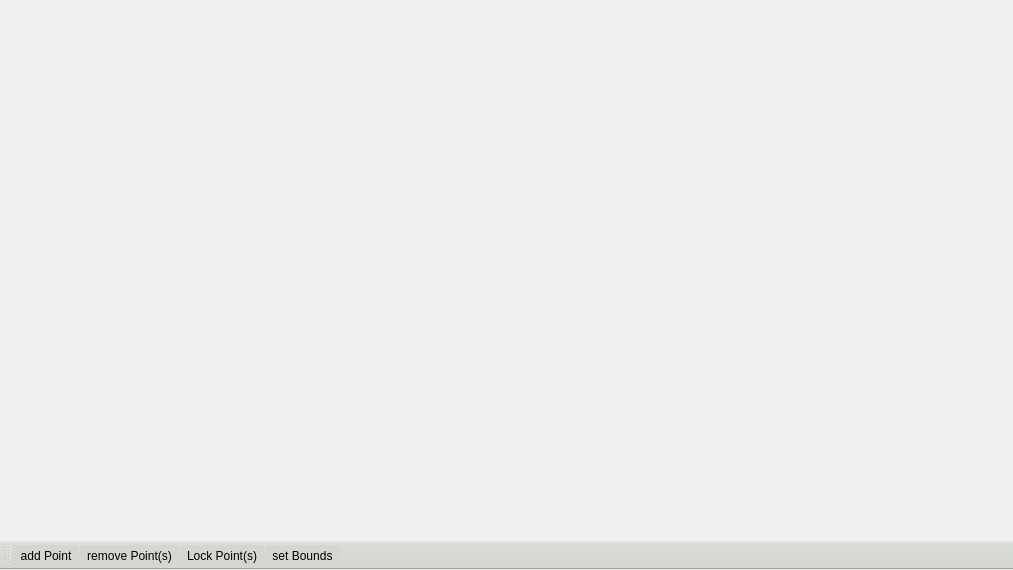
<?xml version="1.0" encoding="UTF-8"?>
<ui version="4.0">
 <class>foil</class>
 <widget class="QMainWindow" name="foil">
  <property name="geometry">
   <rect>
    <x>0</x>
    <y>0</y>
    <width>1013</width>
    <height>570</height>
   </rect>
  </property>
  <property name="windowTitle">
   <string>FoilBoXX</string>
  </property>
  <property name="styleSheet">
   <string notr="true"/>
  </property>
  <widget class="QWidget" name="centralwidget">
   <layout class="QGridLayout" name="gridLayout">
    <item row="0" column="0">
     <widget class="QWidget" name="widget" native="true"/>
    </item>
   </layout>
  </widget>
  <widget class="QToolBar" name="toolBar">
   <property name="windowTitle">
    <string>toolBar</string>
   </property>
   <property name="styleSheet">
    <string notr="true">background-color: rgb(211, 215, 207);</string>
   </property>
   <property name="movable">
    <bool>true</bool>
   </property>
   <property name="toolButtonStyle">
    <enum>Qt::ToolButtonTextBesideIcon</enum>
   </property>
   <attribute name="toolBarArea">
    <enum>BottomToolBarArea</enum>
   </attribute>
   <attribute name="toolBarBreak">
    <bool>false</bool>
   </attribute>
   <addaction name="actionaddPoint"/>
   <addaction name="actionminusPoint"/>
   <addaction name="actionLock"/>
   <addaction name="actionset_Bounds"/>
  </widget>
  <action name="actionset_to">
   <property name="text">
    <string>set to..</string>
   </property>
  </action>
  <action name="actionLock">
   <property name="icon">
    <iconset resource="../resources/resources.qrc">
     <normaloff>:/images/lock.png</normaloff>:/images/lock.png</iconset>
   </property>
   <property name="text">
    <string>Lock Point(s)</string>
   </property>
   <property name="shortcut">
    <string>L</string>
   </property>
  </action>
  <action name="actionaddPoint">
   <property name="icon">
    <iconset resource="../resources/resources.qrc">
     <normaloff>:/images/plus.png</normaloff>:/images/plus.png</iconset>
   </property>
   <property name="text">
    <string>add Point</string>
   </property>
  </action>
  <action name="actionminusPoint">
   <property name="icon">
    <iconset resource="../resources/resources.qrc">
     <normaloff>:/images/minus.png</normaloff>:/images/minus.png</iconset>
   </property>
   <property name="text">
    <string>remove Point(s)</string>
   </property>
  </action>
  <action name="actionset_Bounds">
   <property name="text">
    <string>set Bounds</string>
   </property>
  </action>
 </widget>
 <resources>
  <include location="../resources/resources.qrc"/>
 </resources>
 <connections/>
</ui>
